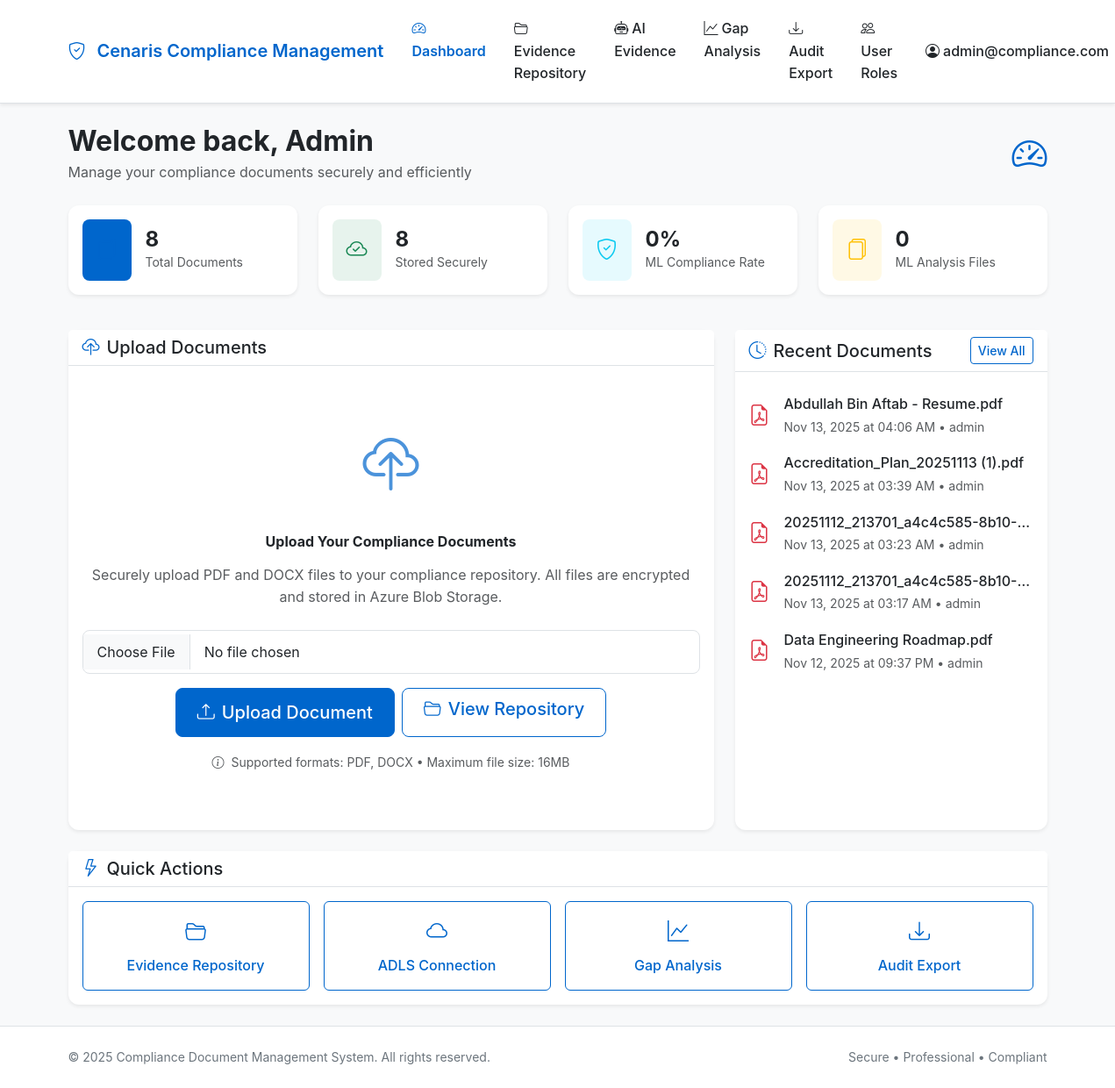
The page /dashboard (signed in) on the database as committed earlier.
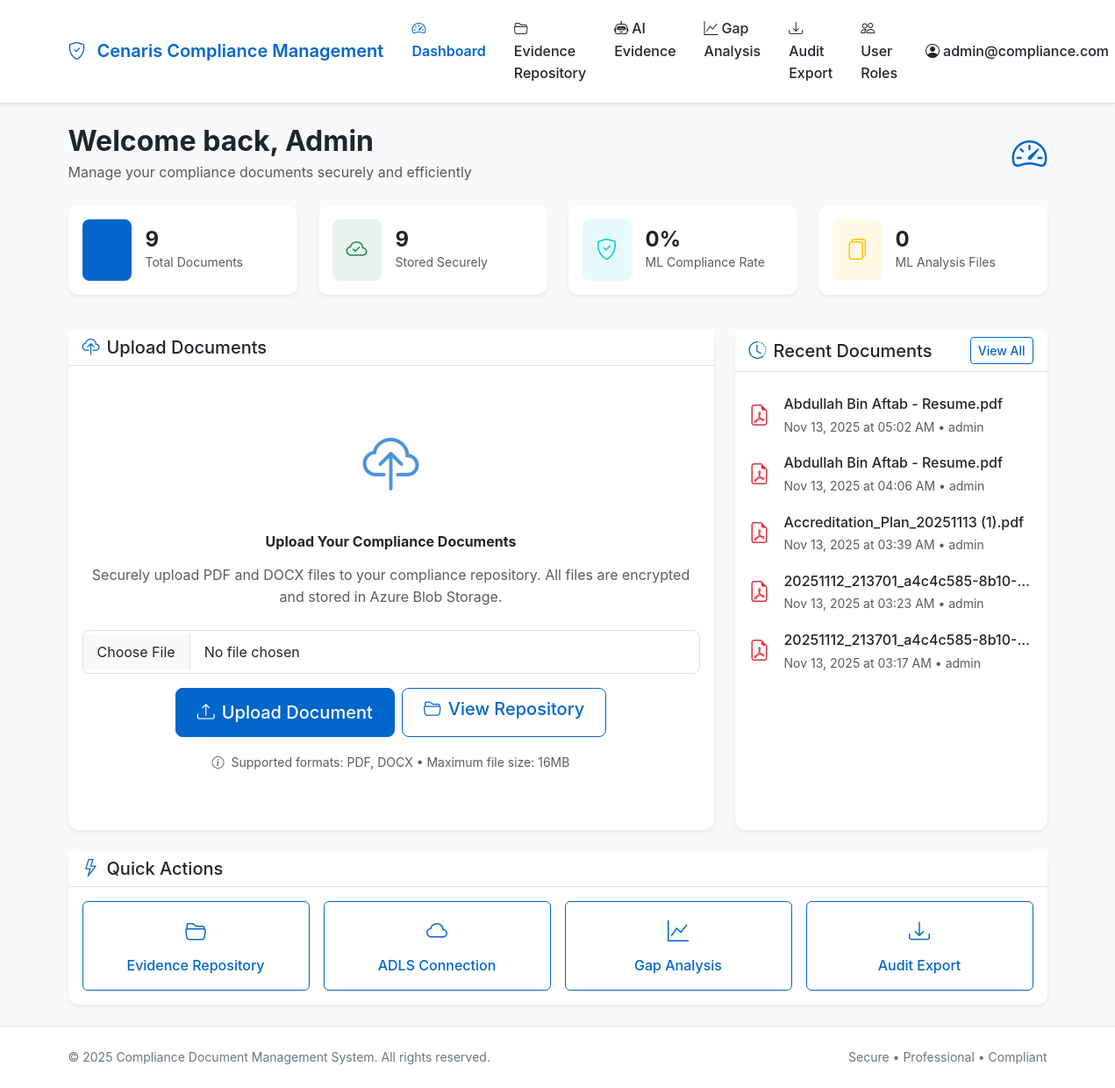
The same page on the database as committed later.
### tables this page shows
CREATE TABLE documents (
                id INTEGER PRIMARY KEY AUTOINCREMENT,
                filename VARCHAR(255) NOT NULL,
                original_filename VARCHAR(255) NOT NULL,
                blob_name VARCHAR(255) UNIQUE NOT NULL,
                file_size INTEGER,
                content_type VARCHAR(100),
                uploaded_by INTEGER NOT NULL,
                uploaded_at DATETIME DEFAULT CURRENT_TIMESTAMP,
                is_active BOOLEAN DEFAULT 1,
                FOREIGN KEY (uploaded_by) REFERENCES users (id)
            );

CREATE TABLE users (
                id INTEGER PRIMARY KEY AUTOINCREMENT,
                email VARCHAR(120) UNIQUE NOT NULL,
                password_hash VARCHAR(128) NOT NULL,
                created_at DATETIME DEFAULT CURRENT_TIMESTAMP,
                is_active BOOLEAN DEFAULT 1
            );

### app/main/routes.py (the view)
@bp.route('/dashboard')
@login_required
def dashboard():
    recent_documents = Document.get_by_user(current_user.id, limit=5)
    all_documents = Document.get_by_user(current_user.id)
    total_documents = len(all_documents)
    ml_summary = azure_data_service.get_dashboard_summary(user_id=current_user.id)
    return render_template('main/dashboard.html',
                         title='Dashboard',
                         recent_documents=recent_documents,
                         total_documents=total_documents,
                         ml_summary=ml_summary)

### app/__init__.py (called while the page is built)
@login_manager.user_loader
def load_user(user_id):
    from app.models import User
    return User.get_by_id(int(user_id))

### app/models.py (called while the page is built)
    @property
    def is_active(self):
        return self._is_active

    @staticmethod
    def get_db_connection():
        db_path = current_app.config.get('DATABASE_URL', 'sqlite:///compliance.db').replace('sqlite:///', '')
        return sqlite3.connect(db_path)

    @classmethod
    def get_by_id(cls, user_id):
        conn = cls.get_db_connection()
        cursor = conn.cursor()
        try:
            cursor.execute('''
                SELECT id, email, password_hash, created_at, is_active
                FROM users WHERE id = ?
            ''', (user_id,))
            row = cursor.fetchone()
            if row:
                return cls(
                    id=row[0],
                    email=row[1],
                    password_hash=row[2],
                    created_at=row[3],
                    is_active=bool(row[4])
                )
            return None
        except sqlite3.Error:
            return None
        finally:
            conn.close()

### app/templates/main/dashboard.html (shortened to what the changed rows need)
{% extends "base.html" %} {% block content %}
<div class="fade-in">
  <div class="row mb-4">
    <div class="col-12">
      <div class="d-flex justify-content-between align-items-center">
        <div>
          <h1 class="h2 fw-bold text-dark mb-1">
            Welcome back, {{ current_user.email.split('@')[0].title() }}
          </h1>
          <p class="text-muted mb-0">
            Manage your compliance documents securely and efficiently
          </p>
        </div>
      </div>
    </div>
  </div>
  <div class="row mb-4">
    <div class="col-md-6 col-lg-3 mb-3">
      <div class="card border-0 shadow-sm h-100">
        <div class="card-body">
          <div class="d-flex align-items-center">
            <div class="flex-grow-1 ms-3">
              <div class="fw-bold h4 mb-0">{{ total_documents }}</div>
              <div class="text-muted small">Total Documents</div>
            </div>
          </div>
        </div>
      </div>
    </div>
    <div class="col-md-6 col-lg-3 mb-3">
      <div class="card border-0 shadow-sm h-100">
        <div class="card-body">
          <div class="d-flex align-items-center">
            <div class="flex-grow-1 ms-3">
              <div class="fw-bold h4 mb-0">{{ total_documents }}</div>
              <div class="text-muted small">Stored Securely</div>
            </div>
          </div>
        </div>
      </div>
    </div>
  </div>
  <div class="row">
    <div class="col-lg-4 mb-4">
      <div class="card border-0 shadow-sm h-100">
        <div class="card-body">
          {% if recent_documents %}
          <div class="list-group list-group-flush">
            {% for document in recent_documents %}
            <div class="list-group-item border-0 px-0">
              <div class="d-flex align-items-center">
                <div class="flex-shrink-0 me-3">
                  {% if document.content_type == 'application/pdf' %}
                  <i
                    class="bi bi-file-earmark-pdf text-danger"
                    style="font-size: 1.5rem"
                  ></i>
                  {% else %}
                  <i
                    class="bi bi-file-earmark-word text-primary"
                    style="font-size: 1.5rem"
                  ></i>
                  {% endif %}
                </div>
                <div class="flex-grow-1 min-w-0" style="overflow: hidden">
                  <div
                    class="fw-medium"
                    title="{{ document.original_filename }}"
                    style="
                      white-space: nowrap;
                      overflow: hidden;
                      text-overflow: ellipsis;
                      max-width: 100%;
                    "
                  >
                    {{ document.original_filename }}
                  </div>
                  <small class="text-muted">
                    {{ document.uploaded_at | datetime_format('%b %d, %Y at
                    %I:%M %p') }} • {{ current_user.email.split('@')[0] }}
                  </small>
                </div>
              </div>
            </div>
            {% endfor %}
          </div>
          {% endif %}
        </div>
      </div>
    </div>
  </div>
</div>
{% endblock %}

### app/templates/base.html (shortened to what this page needs)
<!DOCTYPE html>
<html lang="en">
  <head>
    <link
      href="https://cdn.jsdelivr.net/npm/bootstrap@5.3.2/dist/css/bootstrap.min.css"
      rel="stylesheet"
    />
    <link
      href="https://cdn.jsdelivr.net/npm/bootstrap-icons@1.11.1/font/bootstrap-icons.css"
      rel="stylesheet"
    />
  </head>
  <body>
    <nav class="navbar navbar-expand-lg navbar-light">
      <div class="container">
        <a class="navbar-brand" href="{{ url_for('main.index') }}">
          <i class="bi bi-shield-check me-2"></i>
          Cenaris Compliance Management
        </a>
        <div class="collapse navbar-collapse" id="navbarNav">
          <ul class="navbar-nav me-auto">
            {% if current_user.is_authenticated %}
            <li class="nav-item">
              <a
                class="nav-link {% if request.endpoint == 'main.dashboard' %}active{% endif %}"
                href="{{ url_for('main.dashboard') }}"
              >
                <i class="bi bi-speedometer2 me-1"></i>Dashboard
              </a>
            </li>
            <li class="nav-item">
              <a
                class="nav-link {% if request.endpoint == 'main.evidence_repository' %}active{% endif %}"
                href="{{ url_for('main.evidence_repository') }}"
              >
                <i class="bi bi-folder2-open me-1"></i>Evidence Repository
              </a>
            </li>
            <li class="nav-item">
              <a
                class="nav-link {% if request.endpoint == 'main.ai_evidence' %}active{% endif %}"
                href="{{ url_for('main.ai_evidence') }}"
              >
                <i class="bi bi-robot me-1"></i>AI Evidence
              </a>
            </li>
            <li class="nav-item">
              <a
                class="nav-link {% if request.endpoint == 'main.gap_analysis' %}active{% endif %}"
                href="{{ url_for('main.gap_analysis') }}"
              >
                <i class="bi bi-graph-up me-1"></i>Gap Analysis
              </a>
            </li>
            <li class="nav-item">
              <a
                class="nav-link {% if request.endpoint == 'main.audit_export' %}active{% endif %}"
                href="{{ url_for('main.audit_export') }}"
              >
                <i class="bi bi-download me-1"></i>Audit Export
              </a>
            </li>
            <li class="nav-item">
              <a
                class="nav-link {% if request.endpoint == 'main.user_roles' %}active{% endif %}"
                href="{{ url_for('main.user_roles') }}"
              >
                <i class="bi bi-people me-1"></i>User Roles
              </a>
            </li>
            {% endif %}
          </ul>
          <ul class="navbar-nav">
            {% if current_user.is_authenticated %}
            <li class="nav-item dropdown">
              <a
                class="nav-link dropdown-toggle"
                href="#"
                id="navbarDropdown"
                role="button"
                data-bs-toggle="dropdown"
              >
                <i class="bi bi-person-circle me-1"></i>{{ current_user.email }}
              </a>
            </li>
            {% endif %}
          </ul>
        </div>
      </div>
    </nav>
    <main class="{% block main_class %}container my-4{% endblock %}">
      {% block content %}{% endblock %}
    </main>
    <footer class="footer mt-auto py-4">
      <div class="container">
        <div class="row">
          <div class="col-md-6">
            <p class="mb-0">
              &copy; 2025 Compliance Document Management System. All rights
              reserved.
            </p>
          </div>
          <div class="col-md-6 text-md-end">
            <p class="mb-0">Secure • Professional • Compliant</p>
          </div>
        </div>
      </div>
    </footer>
  </body>
</html>

Rows that differ between the two databases and show on the page:
no longer on this page (row unchanged): documents: content_type "application/pdf" (drawn), original_filename "Data Engineering Roadmap.pdf", uploaded_at "Nov 12, 2025 at 09:37 PM", {{ current_user.email.split('@')[0] }} "admin"
added documents: content_type "application/pdf" (drawn), original_filename "Abdullah Bin Aftab - Resume.pdf", uploaded_at "Nov 13, 2025 at 05:02 AM", {{ current_user.email.split('@')[0] }} "admin"
Other text that changed with them:
{{ total_documents }}: "8" → "9"
